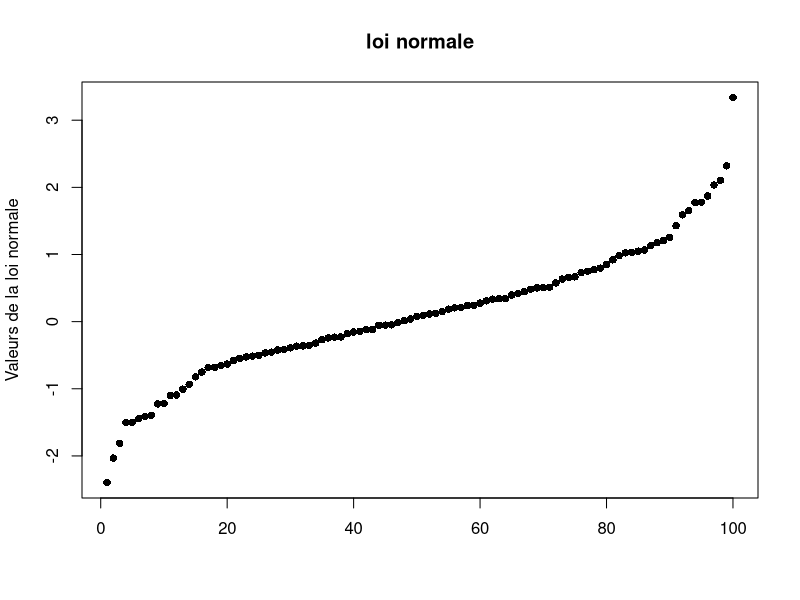
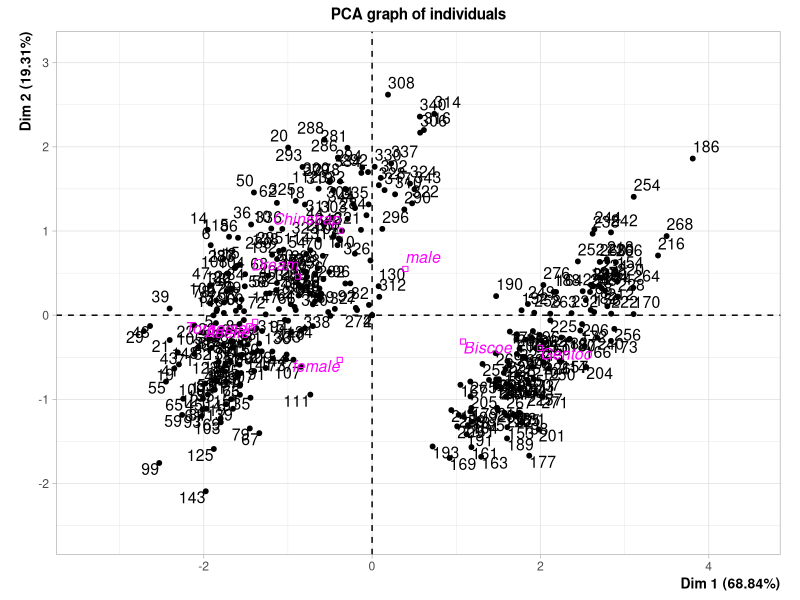
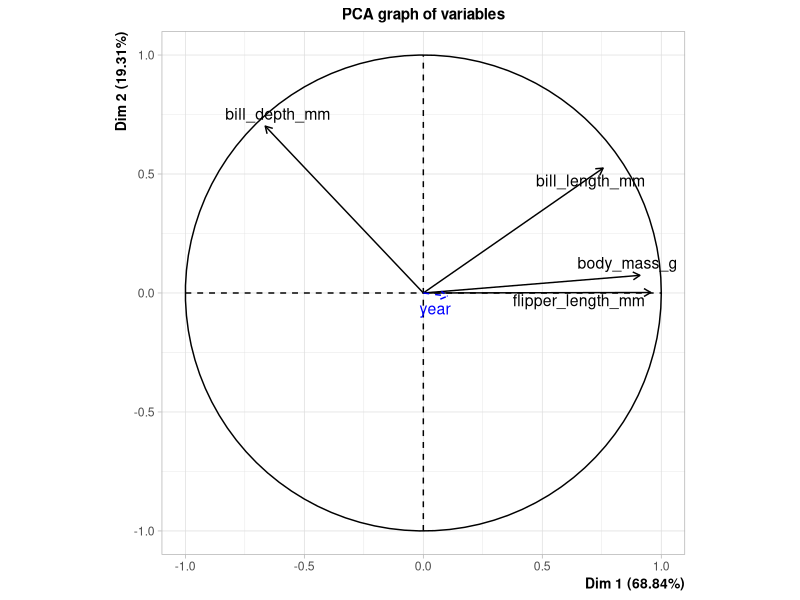

Reproduce these figures in R, in order.
## ---- chunk 1
knitr::opts_chunk$set(echo = TRUE)
## ---- chunk 2
library(palmerpenguins)
## ---- chunk 3
plot(x = 1:100, y = sort(rnorm(100, 0, 1)), pch = 16, main = "loi normale", ylab = "Valeurs de la loi normale", xlab = "")
## ---- chunk 4
data = penguins
dim(data)
str(data)
## ---- chunk 5
library(FactoMineR)
res = PCA(data, quali.sup = c(1,2,7), quanti.sup = 8)
